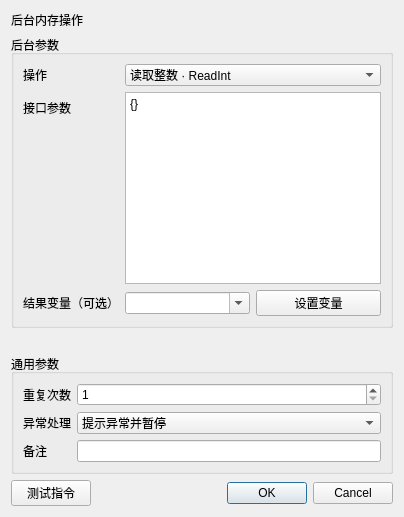
<?xml version="1.0" encoding="UTF-8"?><ui version="4.0"><class>InstructionEditor</class><widget class="QDialog" name="InstructionEditor"><layout class="QVBoxLayout" name="rootLayout"><item><widget class="QLabel" name="titleLabel"><property name="text"><string>后台内存操作</string></property></widget></item><item><widget class="QGroupBox" name="parameterGroupBox"><property name="title"><string>后台参数</string></property><layout class="QFormLayout" name="parameterFormLayout"><item row="0" column="0"><widget class="QLabel" name="label_0"><property name="text"><string>操作</string></property></widget></item><item row="0" column="1"><widget class="QComboBox" name="parameter_0"><item><property name="text"><string>读取整数 · ReadInt</string></property></item><item><property name="text"><string>读取单精度数值 · ReadFloat</string></property></item><item><property name="text"><string>读取双精度数值 · ReadDouble</string></property></item><item><property name="text"><string>读取字符串 · ReadString</string></property></item><item><property name="text"><string>读取字节数据 · ReadData</string></property></item><item><property name="text"><string>写入整数 · WriteInt</string></property></item><item><property name="text"><string>写入单精度数值 · WriteFloat</string></property></item><item><property name="text"><string>写入双精度数值 · WriteDouble</string></property></item><item><property name="text"><string>写入字符串 · WriteString</string></property></item><item><property name="text"><string>写入字节数据 · WriteData</string></property></item><item><property name="text"><string>搜索整数 · FindInt</string></property></item><item><property name="text"><string>搜索单精度数值 · FindFloat</string></property></item><item><property name="text"><string>搜索双精度数值 · FindDouble</string></property></item><item><property name="text"><string>搜索字符串 · FindString</string></property></item><item><property name="text"><string>搜索字节数据 · FindData</string></property></item><item><property name="text"><string>FindIntEx</string></property></item><item><property name="text"><string>FindFloatEx</string></property></item><item><property name="text"><string>FindDoubleEx</string></property></item><item><property name="text"><string>FindStringEx</string></property></item><item><property name="text"><string>FindDataEx</string></property></item><item><property name="text"><string>获取模块基址 · GetModuleBaseAddr</string></property></item><item><property name="text"><string>IntToData</string></property></item><item><property name="text"><string>FloatToData</string></property></item><item><property name="text"><string>DoubleToData</string></property></item><item><property name="text"><string>StringToData</string></property></item></widget></item><item row="1" column="0"><widget class="QLabel" name="label_1"><property name="text"><string>接口参数</string></property></widget></item><item row="1" column="1"><widget class="QPlainTextEdit" name="parameter_1"><property name="plainText"><string>{}</string></property></widget></item><item row="2" column="0"><widget class="QLabel" name="label_2"><property name="text"><string>结果变量（可选）</string></property></widget></item><item row="2" column="1"><layout class="QHBoxLayout" name="fieldLayout_2"><item><widget class="QComboBox" name="parameter_2"><property name="editable"><bool>true</bool></property></widget></item><item><widget class="QPushButton" name="auxiliary_2"><property name="text"><string>设置变量</string></property></widget></item></layout></item></layout></widget></item><item><spacer name="verticalSpacer"><property name="orientation"><enum>Qt::Vertical</enum></property><property name="sizeHint" stdset="0"><size><width>20</width><height>20</height></size></property></spacer></item>
<item><widget class="QGroupBox" name="commonGroupBox"><property name="title"><string>通用参数</string></property><layout class="QFormLayout" name="commonFormLayout">
<item row="0" column="0"><widget class="QLabel" name="repeatLabel"><property name="text"><string>重复次数</string></property></widget></item><item row="0" column="1"><widget class="QSpinBox" name="repeatSpinBox"><property name="minimum"><number>1</number></property><property name="maximum"><number>999999</number></property><property name="value"><number>1</number></property></widget></item>
<item row="1" column="0"><widget class="QLabel" name="errorPolicyLabel"><property name="text"><string>异常处理</string></property></widget></item><item row="1" column="1"><widget class="QComboBox" name="errorPolicyComboBox"><item><property name="text"><string>自动跳过</string></property></item><item><property name="text"><string>提示异常并暂停</string></property></item><item><property name="text"><string>提示异常并停止</string></property></item><property name="currentIndex"><number>1</number></property></widget></item>
<item row="2" column="0"><widget class="QLabel" name="noteLabel"><property name="text"><string>备注</string></property></widget></item><item row="2" column="1"><widget class="QLineEdit" name="noteEdit"/></item>
</layout></widget></item>
<item><layout class="QHBoxLayout" name="footerLayout"><item><widget class="QPushButton" name="testButton"><property name="text"><string>测试指令</string></property></widget></item><item><spacer name="footerSpacer"><property name="orientation"><enum>Qt::Horizontal</enum></property><property name="sizeHint" stdset="0"><size><width>40</width><height>20</height></size></property></spacer></item><item><widget class="QDialogButtonBox" name="buttonBox"><property name="standardButtons"><set>QDialogButtonBox::Cancel|QDialogButtonBox::Ok</set></property></widget></item></layout></item>
</layout></widget><resources/><connections/></ui>
